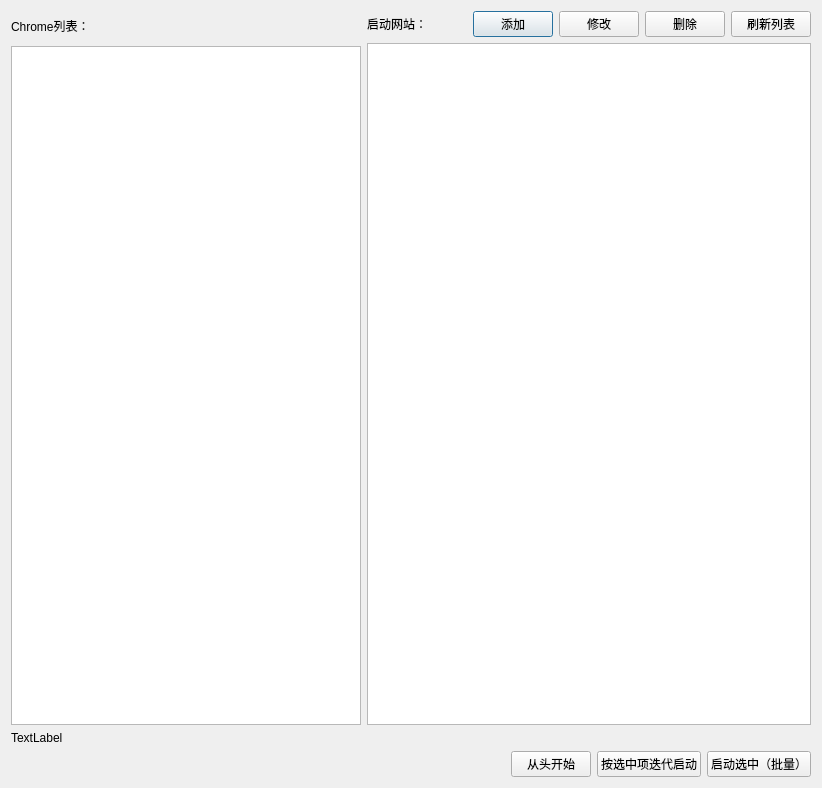
<?xml version="1.0" encoding="UTF-8"?>
<ui version="4.0">
 <class>ChromeRunnerDialog</class>
 <widget class="QDialog" name="ChromeRunnerDialog">
  <property name="geometry">
   <rect>
    <x>0</x>
    <y>0</y>
    <width>822</width>
    <height>788</height>
   </rect>
  </property>
  <property name="windowTitle">
   <string>Chrome 启动器</string>
  </property>
  <layout class="QGridLayout" name="gridLayout">
   <item row="0" column="0">
    <layout class="QVBoxLayout" name="verticalLayout">
     <item>
      <widget class="QLabel" name="label">
       <property name="minimumSize">
        <size>
         <width>0</width>
         <height>29</height>
        </size>
       </property>
       <property name="text">
        <string>Chrome列表：</string>
       </property>
      </widget>
     </item>
     <item>
      <widget class="QListWidget" name="chrome_list_widget">
       <property name="sizePolicy">
        <sizepolicy hsizetype="Expanding" vsizetype="Expanding">
         <horstretch>1</horstretch>
         <verstretch>0</verstretch>
        </sizepolicy>
       </property>
       <property name="selectionMode">
        <enum>QAbstractItemView::ExtendedSelection</enum>
       </property>
      </widget>
     </item>
    </layout>
   </item>
   <item row="0" column="1">
    <layout class="QVBoxLayout" name="verticalLayout_2">
     <item>
      <layout class="QHBoxLayout" name="horizontalLayout_2">
       <item>
        <widget class="QLabel" name="label_2">
         <property name="text">
          <string>启动网站：</string>
         </property>
        </widget>
       </item>
       <item>
        <spacer name="horizontalSpacer_2">
         <property name="orientation">
          <enum>Qt::Horizontal</enum>
         </property>
         <property name="sizeHint" stdset="0">
          <size>
           <width>40</width>
           <height>20</height>
          </size>
         </property>
        </spacer>
       </item>
       <item>
        <widget class="QPushButton" name="add_web_btn">
         <property name="text">
          <string>添加</string>
         </property>
        </widget>
       </item>
       <item>
        <widget class="QPushButton" name="edit_web_btn">
         <property name="text">
          <string>修改</string>
         </property>
        </widget>
       </item>
       <item>
        <widget class="QPushButton" name="delete_web_btn">
         <property name="text">
          <string>删除</string>
         </property>
        </widget>
       </item>
       <item>
        <widget class="QPushButton" name="refresh_btn">
         <property name="text">
          <string>刷新列表</string>
         </property>
        </widget>
       </item>
      </layout>
     </item>
     <item>
      <widget class="QListWidget" name="web_list_widget">
       <property name="selectionMode">
        <enum>QAbstractItemView::ExtendedSelection</enum>
       </property>
      </widget>
     </item>
    </layout>
   </item>
   <item row="1" column="0" colspan="2">
    <widget class="QLabel" name="status_label">
     <property name="text">
      <string>TextLabel</string>
     </property>
    </widget>
   </item>
   <item row="2" column="0" colspan="2">
    <layout class="QHBoxLayout" name="horizontalLayout">
     <item>
      <spacer name="horizontalSpacer">
       <property name="orientation">
        <enum>Qt::Horizontal</enum>
       </property>
       <property name="sizeHint" stdset="0">
        <size>
         <width>40</width>
         <height>20</height>
        </size>
       </property>
      </spacer>
     </item>
     <item>
      <widget class="QPushButton" name="reset_iterator_btn">
       <property name="text">
        <string>从头开始</string>
       </property>
      </widget>
     </item>
     <item>
      <widget class="QPushButton" name="run_next_btn">
       <property name="text">
        <string>按选中项迭代启动</string>
       </property>
      </widget>
     </item>
     <item>
      <widget class="QPushButton" name="run_btn">
       <property name="text">
        <string>启动选中（批量）</string>
       </property>
      </widget>
     </item>
    </layout>
   </item>
  </layout>
 </widget>
 <resources/>
 <connections/>
</ui>
